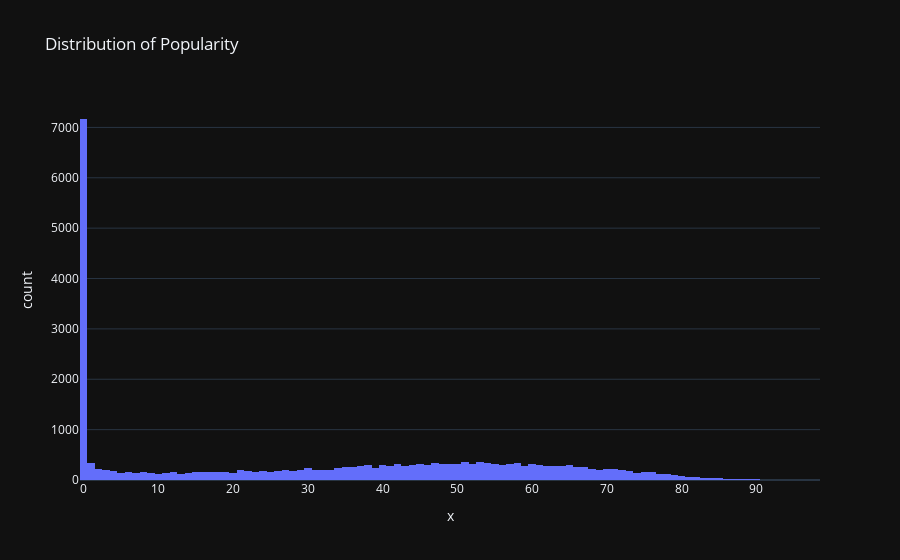

The notebook cell saved with this chart:
### Markdown cell above
## Popularity feature biais

### Code cell
px.histogram(x=dataset_train['popularity'], title='Distribution of Popularity', labels={'popularity': 'Popularity'}, template='plotly_dark')

### Figure 1 — Plotly figure (JSON) as saved in the notebook; plotly's stock layout.template omitted (floating-point values rounded to 4 significant figures; data arrays with more than 128 entries replaced by an {"elided": "..."} marker saying what was removed)
{"data": [{"bingroup": "x", "hovertemplate": "x=%{x}<br>count=%{y}<extra></extra>", "legendgroup": "", "marker": {"color": "#636efa", "pattern": {"shape": ""}}, "name": "", "orientation": "v", "showlegend": false, "type": "histogram", "x": {"elided": "25492 int values"}, "xaxis": "x", "yaxis": "y"}], "layout": {"barmode": "relative", "legend": {"tracegroupgap": 0}, "title": {"text": "Distribution of Popularity"}, "xaxis": {"anchor": "y", "domain": [0, 1], "title": {"text": "x"}}, "yaxis": {"anchor": "x", "domain": [0, 1], "title": {"text": "count"}}}}
